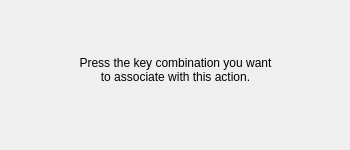
<?xml version="1.0" encoding="UTF-8"?>
<ui version="4.0">
 <class>KeySequenceDialog</class>
 <widget class="QDialog" name="KeySequenceDialog">
  <property name="windowModality">
   <enum>Qt::ApplicationModal</enum>
  </property>
  <property name="geometry">
   <rect>
    <x>0</x>
    <y>0</y>
    <width>350</width>
    <height>150</height>
   </rect>
  </property>
  <property name="sizePolicy">
   <sizepolicy hsizetype="Fixed" vsizetype="Fixed">
    <horstretch>0</horstretch>
    <verstretch>0</verstretch>
   </sizepolicy>
  </property>
  <property name="minimumSize">
   <size>
    <width>350</width>
    <height>150</height>
   </size>
  </property>
  <property name="maximumSize">
   <size>
    <width>350</width>
    <height>150</height>
   </size>
  </property>
  <property name="contextMenuPolicy">
   <enum>Qt::NoContextMenu</enum>
  </property>
  <property name="windowTitle">
   <string notr="true">Change key combination</string>
  </property>
  <property name="modal">
   <bool>true</bool>
  </property>
  <widget class="QLabel" name="label">
   <property name="geometry">
    <rect>
     <x>10</x>
     <y>20</y>
     <width>331</width>
     <height>101</height>
    </rect>
   </property>
   <property name="minimumSize">
    <size>
     <width>331</width>
     <height>101</height>
    </size>
   </property>
   <property name="maximumSize">
    <size>
     <width>331</width>
     <height>101</height>
    </size>
   </property>
   <property name="text">
    <string notr="true">&lt;html&gt;&lt;head/&gt;&lt;body&gt;&lt;p align=&quot;center&quot;&gt;Press the key combination you want&lt;br/&gt;to associate with this action.&lt;/p&gt;&lt;/body&gt;&lt;/html&gt;</string>
   </property>
   <property name="textFormat">
    <enum>Qt::RichText</enum>
   </property>
   <property name="textInteractionFlags">
    <set>Qt::NoTextInteraction</set>
   </property>
  </widget>
 </widget>
 <resources/>
 <connections/>
</ui>
